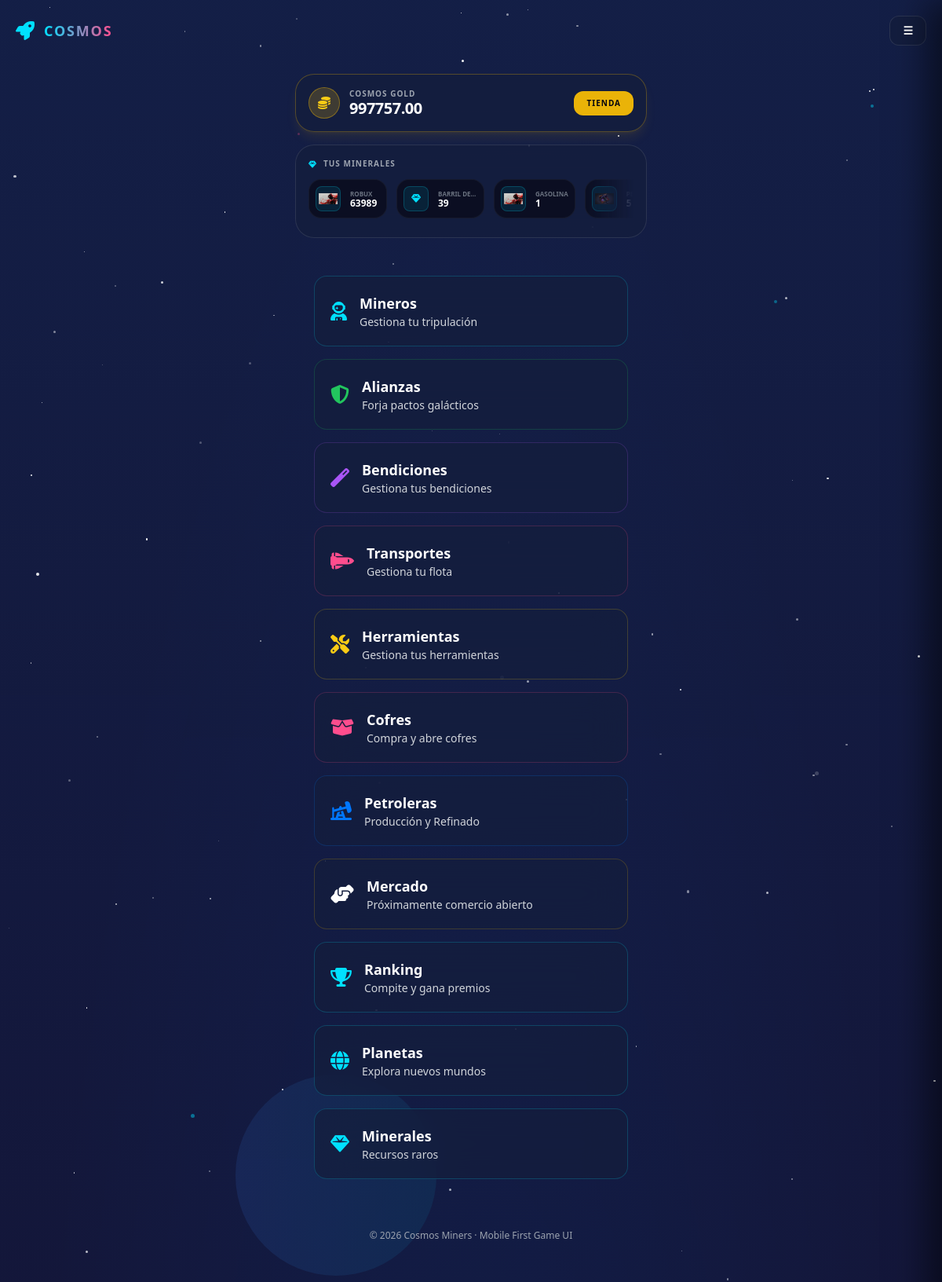
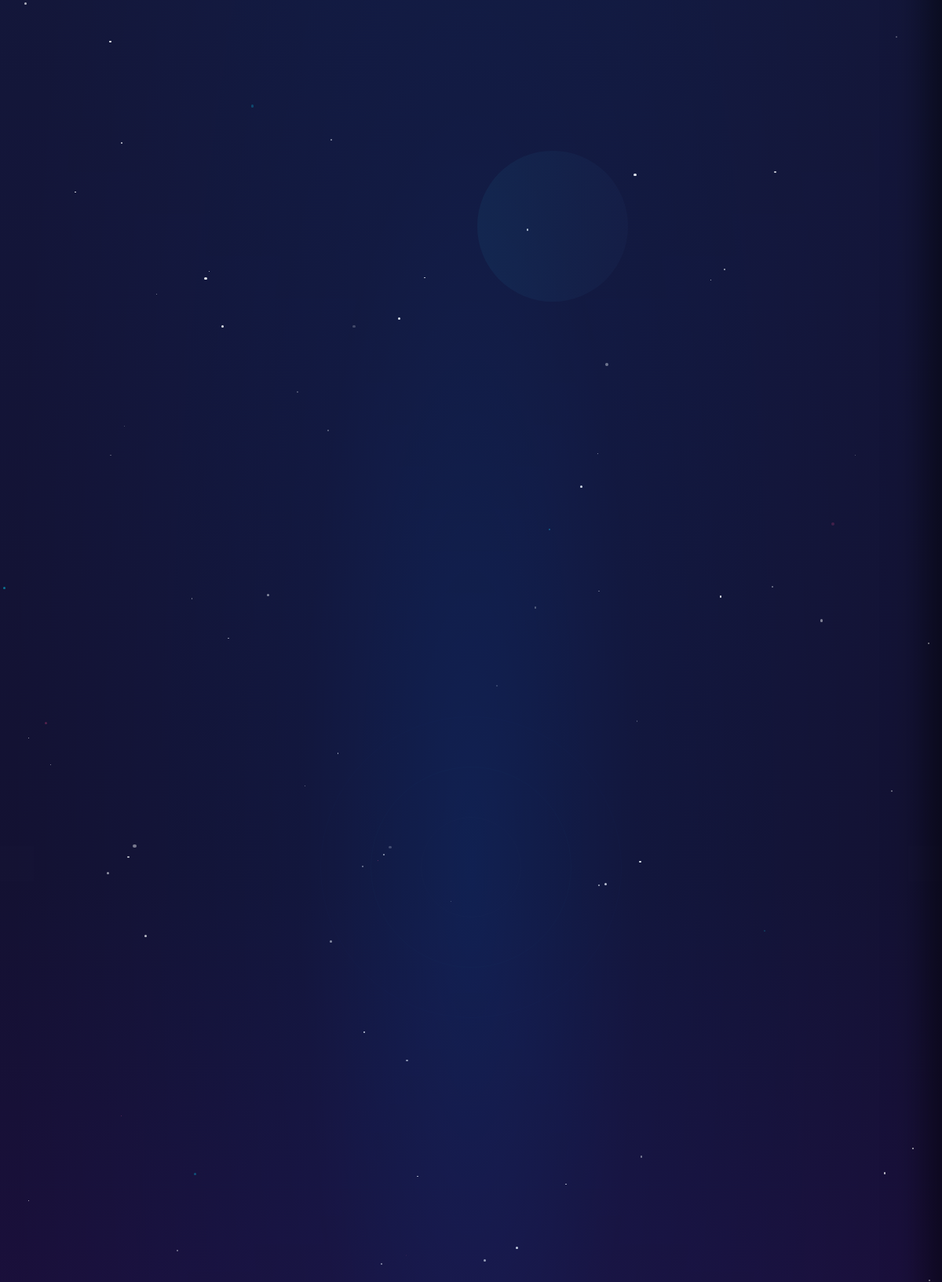
Screenshot of /home/ (signed in, upper part) with the database file from the repository (2 pictures, top to bottom).
### game/models.py (models this page shows, shortened)
class Profile(models.Model):
    user = models.OneToOneField(settings.AUTH_USER_MODEL, on_delete=models.CASCADE)
    wallet_metamask_bsc = models.CharField(max_length=255,null=True,blank=True, unique=True)
    cosmos_gold = models.DecimalField(max_digits=12, decimal_places=2, default=Decimal('0.00'))
    black_gold = models.DecimalField(max_digits=12, decimal_places=2, default=Decimal('0.00'))
    points = models.IntegerField(default=0)
    alliance = models.ForeignKey('game.Alliance', on_delete=models.SET_NULL, null=True, blank=True, related_name='members_profiles')
    alliance_cooldown_until = models.DateTimeField(null=True, blank=True)
    created_at = models.DateTimeField(auto_now_add=True)

### game/models_planets.py (models this page shows, shortened)
class UserMineral(models.Model):
    user = models.ForeignKey(settings.AUTH_USER_MODEL, on_delete=models.CASCADE, related_name="inventory_minerals")
    mineral = models.ForeignKey(Mineral, on_delete=models.CASCADE)
    amount = models.PositiveIntegerField(default=0)
    class Meta:
        unique_together = ('user', 'mineral')

class Mineral(models.Model):
    name = models.CharField(max_length=100)
    image = models.ImageField(upload_to="minerals/", null=True, blank=True)
    description = models.TextField(blank=True)
    gold_value = models.DecimalField(
        max_digits=12,
        decimal_places=2,
        default=Decimal('0.00'),
        help_text="Equivalencia en Cosmos Gold para 1 unidad de este mineral"
    )

### game/views.py (the view)
# urls.py: path("home/", home_view, name="home"),
@login_required
def home_view(request):
    profile, _ = Profile.objects.get_or_create(user=request.user)
    minerals = request.user.inventory_minerals.filter(amount__gt=0).select_related('mineral').all()
    return render(request, "game/home.html", {
        "profile": profile,
        "minerals": minerals
    })

### game/templates/game/home.html (shortened to what this page needs)
<!DOCTYPE html>
<html lang="es">
<head>
  <script src="https://cdn.tailwindcss.com"></script>
  <link rel="stylesheet" href="https://cdnjs.cloudflare.com/ajax/libs/font-awesome/6.4.0/css/all.min.css" />
</head>
<body class="min-h-screen bg-space text-white overflow-x-hidden relative">
  <div class="fixed inset-0 z-0">
    <div class="absolute inset-0 bg-gradient-to-b from-blue-950/80 via-indigo-950/60 to-purple-950/90"></div>
    <div class="absolute inset-0" id="stars"></div>
    <div class="absolute inset-0" id="twinklingStars"></div>
    <div class="absolute inset-0 opacity-30">
      <div
        class="absolute top-1/4 left-1/4 w-64 h-64 rounded-full bg-gradient-to-r from-blue-500/40 to-cyan-500/30 animate-pulse">
      </div>
      <div
        class="absolute top-1/3 right-1/3 w-48 h-48 rounded-full bg-gradient-to-r from-cyan-400/20 to-blue-400/10 animate-pulse"
        style="animation-delay: 2s;"></div>
    </div>
    <div class="absolute inset-0" id="particles"></div>
    <div
      class="absolute inset-0 bg-[radial-gradient(ellipse_at_center,_rgba(0,119,255,0.15)_0%,_rgba(0,119,255,0.05)_25%,_transparent_70%)]">
    </div>
    <div class="absolute top-1/2 left-1/2 transform -translate-x-1/2 -translate-y-1/2 w-full h-full opacity-10">
      <div
        class="absolute top-1/2 left-1/2 transform -translate-x-1/2 -translate-y-1/2 w-96 h-96 rounded-full border border-blue-500/20">
      </div>
      <div
        class="absolute top-1/2 left-1/2 transform -translate-x-1/2 -translate-y-1/2 w-64 h-64 rounded-full border border-cyan-400/20">
      </div>
      <div
        class="absolute top-1/2 left-1/2 transform -translate-x-1/2 -translate-y-1/2 w-32 h-32 rounded-full border border-white/10">
      </div>
    </div>
  </div>
  <header class="relative z-10 px-5 py-5 flex items-center justify-between">
    <a href="/" class="flex items-center gap-3">
      <i class="fas fa-rocket text-accent text-2xl"></i>
      <span
        class="font-extrabold tracking-widest text-lg bg-gradient-to-r from-accent to-pink bg-clip-text text-transparent">
      </span>
    </a>
    <button onclick="toggleMenu()"
      class="bg-card backdrop-blur-xl border border-white/10 px-4 py-2 rounded-xl text-sm font-semibold">
      ☰
    </button>
  </header>
  <section class="relative z-10 px-6 mt-4">
    <div class="max-w-md mx-auto space-y-4">
      <div class="bg-card backdrop-blur-xl border border-yellow-500/30 rounded-3xl p-4 flex items-center justify-between shadow-lg shadow-yellow-500/10">
        <div class="flex items-center gap-3">
          <div class="w-10 h-10 rounded-full bg-yellow-500/20 flex items-center justify-center border border-yellow-500/40">
            <i class="fas fa-coins text-yellow-400"></i>
          </div>
          <div>
            <p class="text-[10px] text-gray-400 font-black uppercase tracking-widest leading-none mb-1">Cosmos Gold</p>
            <p class="text-xl font-black text-white leading-none tracking-tight">{{ profile.cosmos_gold }}</p>
          </div>
        </div>
        <a href="/chests/" class="bg-yellow-500 text-space px-4 py-2 rounded-xl text-[10px] font-black uppercase tracking-widest hover:scale-105 transition-all">
          Tienda
        </a>
      </div>
      <div class="bg-card backdrop-blur-xl border border-white/10 rounded-3xl p-4 relative overflow-hidden">
        <p class="text-[10px] text-gray-400 font-black uppercase tracking-widest mb-3 flex items-center gap-2">
          <i class="fas fa-gem text-accent"></i> Tus Minerales
        </p>
        <div class="flex gap-3 overflow-x-auto pb-2 custom-scrollbar mask-fade-right">
          {% for m in minerals %}
          <div class="flex-none bg-space/60 border border-white/5 rounded-2xl p-2 min-w-[100px] flex items-center gap-3">
            <div class="w-8 h-8 rounded-lg bg-accent/10 flex items-center justify-center border border-accent/20">
              {% if m.mineral.image %}
                <img src="{{ m.mineral.image.url }}" class="w-6 h-6 object-contain">
              {% else %}
                <i class="fas fa-gem text-accent text-xs"></i>
              {% endif %}
            </div>
            <div>
              <p class="text-[8px] text-gray-500 font-bold uppercase truncate max-w-[50px]">{{ m.mineral.name }}</p>
              <p class="text-xs font-black text-white leading-none">{{ m.amount }}</p>
            </div>
          </div>
          {% empty %}
          <div class="flex-none w-full py-2">
            <p class="text-[10px] text-gray-600 italic">No tienes minerales aún. ¡Empieza a minar!</p>
          </div>
          {% endfor %}
        </div>
      </div>
    </div>
  </section>
  <section class="relative z-10 mt-12 px-6 grid gap-4 max-w-md mx-auto">
    <a href="/miners/"
      class="flex items-center gap-4 bg-card backdrop-blur-xl border border-accent/20 rounded-2xl p-5 hover:border-accent/40 hover:bg-white/5 transition cursor-pointer group">
      <i class="fas fa-user-astronaut text-accent text-2xl group-hover:scale-110 transition-transform"></i>
      <div>
        <h3 class="font-bold text-lg">Mineros</h3>
        <p class="text-sm text-gray-300">Gestiona tu tripulación</p>
      </div>
    </a>
    <a href="/alliances/"
      class="flex items-center gap-4 bg-card backdrop-blur-xl border border-green-500/20 rounded-2xl p-5 hover:border-green-500/40 hover:bg-white/5 transition cursor-pointer group">
      <i class="fa-solid fa-shield-halved text-green-500 text-2xl group-hover:scale-110 transition-transform"></i>
      <div>
        <h3 class="font-bold text-lg">Alianzas</h3>
        <p class="text-sm text-gray-300">Forja pactos galácticos</p>
      </div>
    </a>
    <a href="/my-blessings/"
      class="flex items-center gap-4 bg-card backdrop-blur-xl border border-purple-500/20 rounded-2xl p-5 hover:border-purple-500/40 hover:bg-white/5 transition cursor-pointer group">
      <i class="fas fa-magic text-purple-500 text-2xl group-hover:scale-110 transition-transform"></i>
      <div>
        <h3 class="font-bold text-lg">Bendiciones</h3>
        <p class="text-sm text-gray-300">Gestiona tus bendiciones</p>
      </div>
    </a>
    <a href="/transports/"
      class="flex items-center gap-4 bg-card backdrop-blur-xl border border-pink/20 rounded-2xl p-5 hover:border-pink/40 hover:bg-white/5 transition cursor-pointer group">
      <i class="fas fa-shuttle-space text-pink text-2xl group-hover:scale-110 transition-transform"></i>
      <div>
        <h3 class="font-bold text-lg">Transportes</h3>
        <p class="text-sm text-gray-300">Gestiona tu flota</p>
      </div>
    </a>
    <a href="/tools/"
      class="flex items-center gap-4 bg-card backdrop-blur-xl border border-yellow-400/20 rounded-2xl p-5 hover:border-yellow-400/40 hover:bg-white/5 transition cursor-pointer group">
      <i class="fas fa-screwdriver-wrench text-yellow-400 text-2xl group-hover:scale-110 transition-transform"></i>
      <div>
        <h3 class="font-bold text-lg">Herramientas</h3>
        <p class="text-sm text-gray-300">Gestiona tus herramientas</p>
      </div>
    </a>
    <a href="/chests/"
      class="flex items-center gap-4 bg-card backdrop-blur-xl border border-pink/20 rounded-2xl p-5 hover:border-pink/40 hover:bg-white/5 transition cursor-pointer group">
      <i class="fas fa-box-open text-pink text-2xl group-hover:scale-110 transition-transform"></i>
      <div>
        <h3 class="font-bold text-lg">Cofres</h3>
        <p class="text-sm text-gray-300">Compra y abre cofres</p>
      </div>
    </a>
    <a href="/oil-centrals/"
      class="flex items-center gap-4 bg-card backdrop-blur-xl border border-blueglow/20 rounded-2xl p-5 hover:border-blueglow/40 hover:bg-white/5 transition cursor-pointer group">
      <i class="fas fa-oil-well text-blueglow text-2xl group-hover:scale-110 transition-transform"></i>
      <div>
        <h3 class="font-bold text-lg">Petroleras</h3>
        <p class="text-sm text-gray-300">Producción y Refinado</p>
      </div>
    </a>
    <a href="{% url 'market_view' %}"
      class="flex items-center gap-4 bg-card backdrop-blur-xl border border-yellow-500/20 rounded-2xl p-5 group hover:border-yellow-500/40 hover:bg-white/5 transition cursor-pointer">
      <i class="fas fa-handshake-angle text-gold text-2xl group-hover:scale-110 transition-transform"></i>
      <div>
        <h3 class="font-bold text-lg">Mercado</h3>
        <p class="text-sm text-gray-300">Próximamente comercio abierto</p>
      </div>
    </a>
    <a href="/rankings/"
      class="flex items-center gap-4 bg-card backdrop-blur-xl border border-accent/20 rounded-2xl p-5 hover:border-accent/40 hover:bg-white/5 transition cursor-pointer group">
      <i class="fas fa-trophy text-accent text-2xl group-hover:scale-110 transition-transform"></i>
      <div>
        <h3 class="font-bold text-lg">Ranking</h3>
        <p class="text-sm text-gray-300">Compite y gana premios</p>
      </div>
    </a>
    <a href="/mining/"
      class="flex items-center gap-4 bg-card backdrop-blur-xl border border-accent/20 rounded-2xl p-5 group hover:border-accent/40 hover:bg-white/5 transition cursor-pointer">
      <i class="fas fa-globe text-accent text-2xl group-hover:scale-110 transition-transform"></i>
      <div>
        <h3 class="font-bold text-lg">Planetas</h3>
        <p class="text-sm text-gray-300">Explora nuevos mundos</p>
      </div>
    </a>
    <a href="/mining/"
      class="flex items-center gap-4 bg-card backdrop-blur-xl border border-accent/20 rounded-2xl p-5 group hover:border-accent/40 hover:bg-white/5 transition cursor-pointer">
      <i class="fas fa-gem text-accent text-2xl group-hover:scale-110 transition-transform"></i>
      <div>
        <h3 class="font-bold text-lg">Minerales</h3>
        <p class="text-sm text-gray-300">Recursos raros</p>
      </div>
    </a>
  </section>
  <footer class="relative z-10 mt-16 pb-10 text-center text-gray-400 text-xs">
    © 2026 Cosmos Miners · Mobile First Game UI
  </footer>
  <link rel="stylesheet" href="https://cdnjs.cloudflare.com/ajax/libs/animate.css/4.1.1/animate.min.css" />
</body>
</html>

### game/templates/game/home.html (style rules this page uses)
.mask-fade-right { mask-image: linear-gradient(to right, black 85%, transparent 100%); }

### rows the page displays
Profile: cosmos_gold "997757.00"
UserMineral: mineral.image (picture), mineral.name "ROBUX", amount "63989"
UserMineral: mineral.name "BARRIL DE…", amount "39"
UserMineral: mineral.image (picture), mineral.name "GASOLINA", amount "1"
UserMineral: mineral.image (picture), amount "5"
